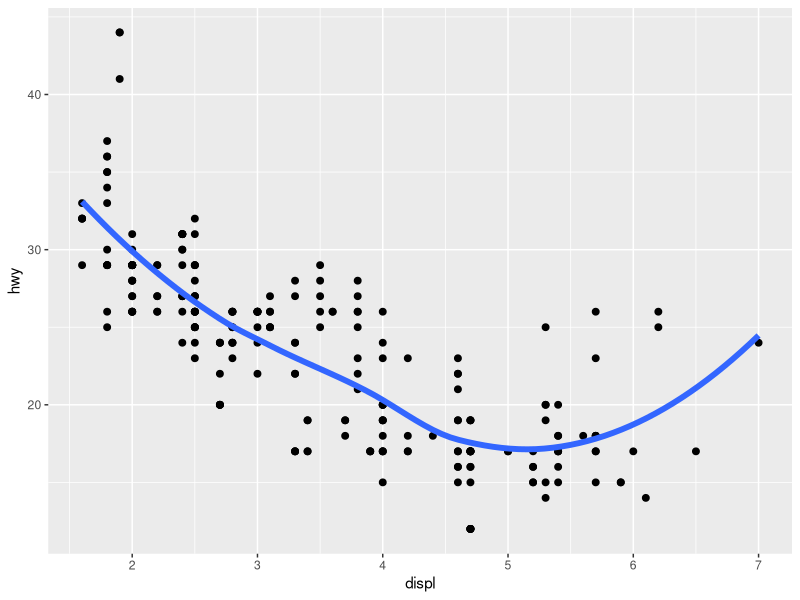
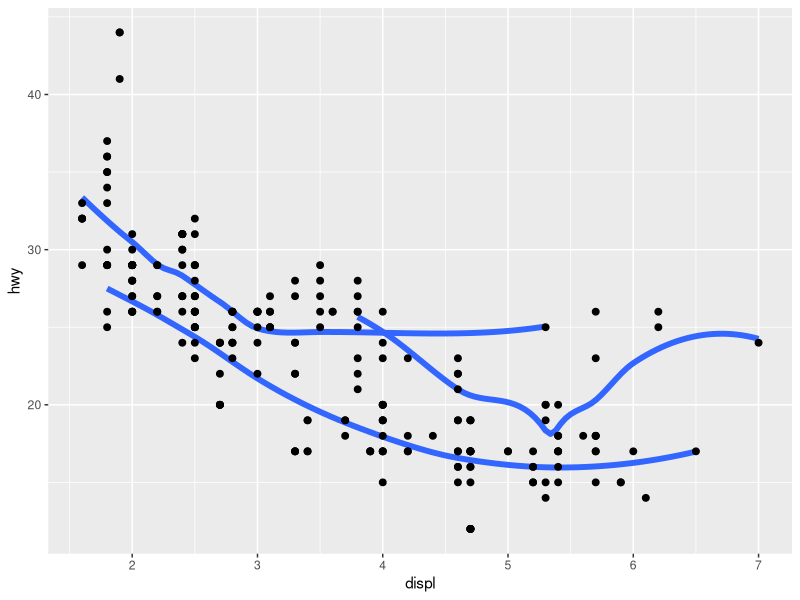
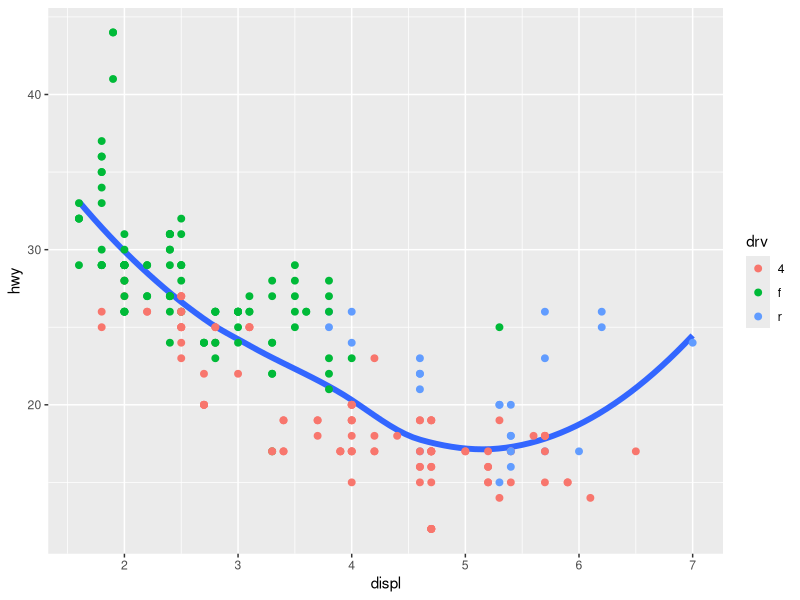
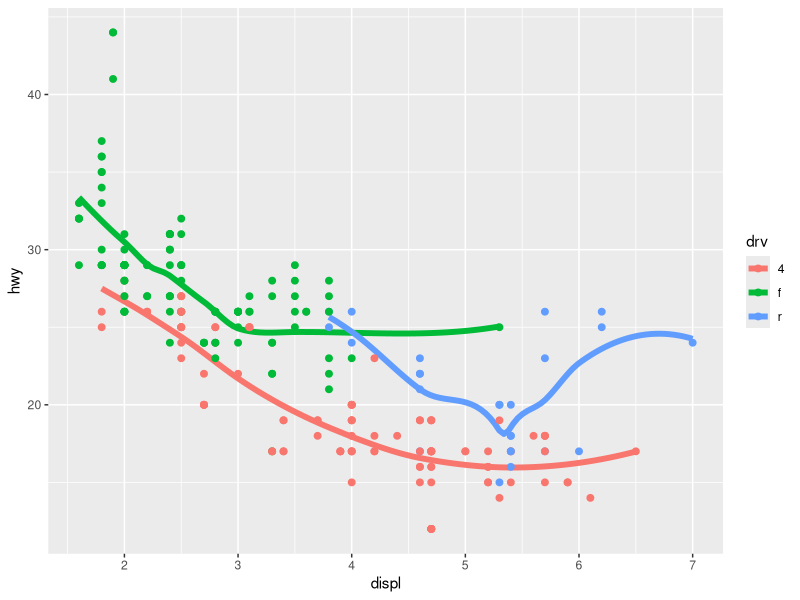
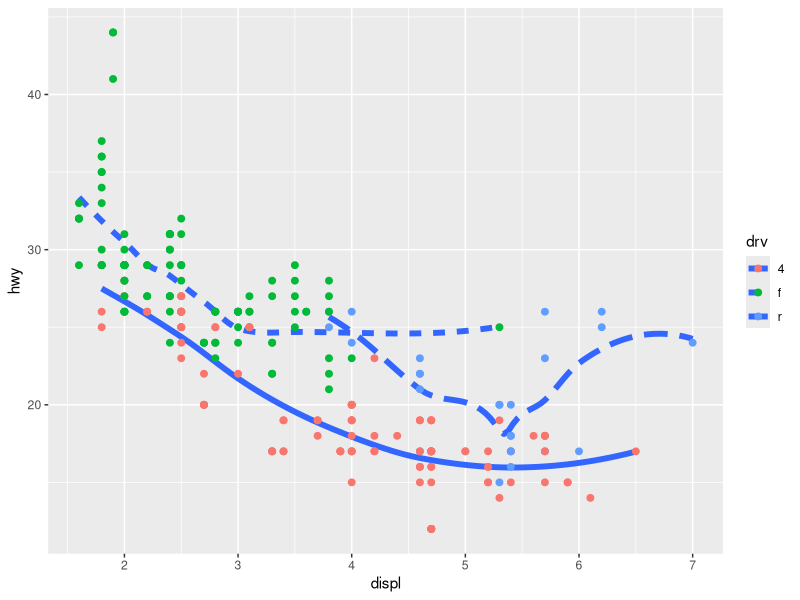

R code for these plots, in order:
## ---- chunk 1
library(tidyverse)
## ---- chunk 2
ggplot(mpg)+
  geom_point(mapping=aes(x=displ,y=hwy),size=2)+
  geom_smooth(mapping=aes(x=displ,y=hwy),se=FALSE, size=2)
## ---- chunk 3
ggplot(mpg)+
  geom_smooth(mapping=aes(x=displ,y=hwy, group=drv),se=FALSE, size=2)+
  geom_point(mapping=aes(x=displ,y=hwy),size=2)
## ---- chunk 4
ggplot(mpg)+
  geom_smooth(mapping=aes(x=displ,y=hwy),se=FALSE, size=2)+
  geom_point(mapping=aes(x=displ,y=hwy, colour=drv),size=2)
## ---- chunk 5
ggplot(mpg)+
  geom_smooth(mapping=aes(x=displ,y=hwy, colour=drv),se=FALSE, size=2)+
  geom_point(mapping=aes(x=displ,y=hwy, colour=drv),size=2)
## ---- chunk 6
ggplot(mpg)+
  geom_smooth(mapping=aes(x=displ,y=hwy, linetype=drv),se=FALSE, size=2)+
  geom_point(mapping=aes(x=displ,y=hwy, colour=drv),size=2)
